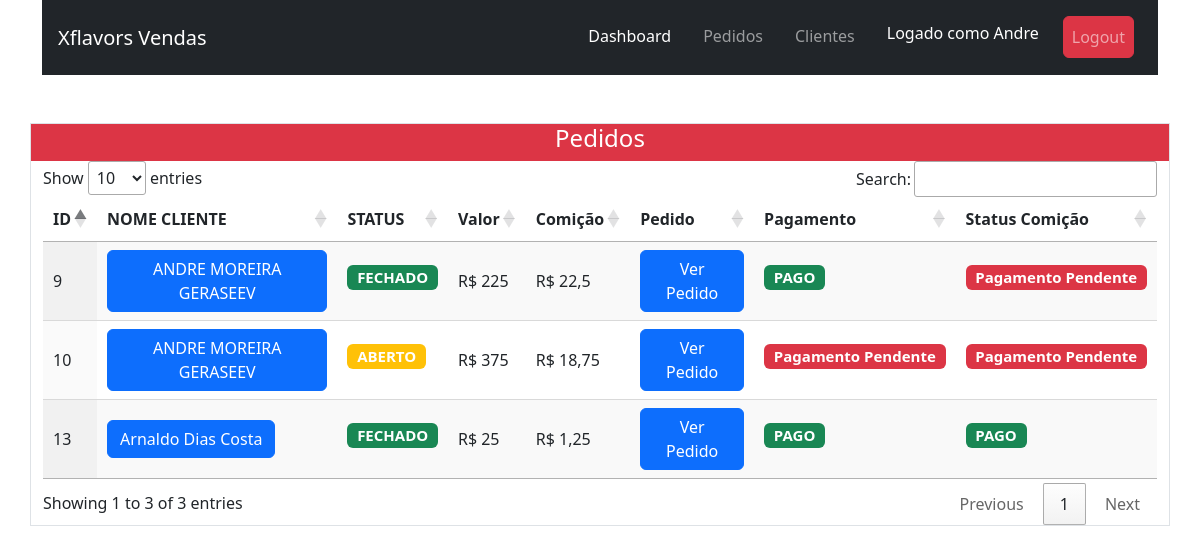
The app's page /pedidos (signed in) with its own data.
### pedidos/models.py (models this page shows, shortened)
class Pedido(models.Model):
    cliente = models.ForeignKey(Cliente, on_delete=models.CASCADE)
    vendedor = models.ForeignKey(Vendedor, on_delete=models.CASCADE)
    items = models.ManyToManyField(Item)
    created_at = models.DateTimeField(auto_now_add=True, blank=True, null=True)
    updated_at = models.DateTimeField(auto_now=True, blank=True, null=True)
    status = models.BooleanField(default=False)
    pagamento = models.BooleanField(default=False)
    primeira_compra = models.BooleanField(default=False)
    recebido = models.BooleanField(default=False)
    @property
    def valor_total(self):
        quantidade= sum([int(item.quantidade) for item in self.items.all()])
        if quantidade >=20 and quantidade  <=49:
            return 22 * quantidade
        elif quantidade >=50 and quantidade  <=99:
            return 10 * quantidade
        elif quantidade >=100 and quantidade  <=199:
            return 18 * quantidade
        elif quantidade >= 200:
            return 17 * quantidade
        else:
            return quantidade * 25
    @property
    def comicao(self):
        if self.primeira_compra == True:
            return  int(self.valor_total) * 0.10
        else:
            return int(self.valor_total) * 0.05

class Item(models.Model):
    produto = models.ForeignKey(Juice, on_delete=models.CASCADE)
    quantidade = models.PositiveIntegerField()
    created_at = models.DateTimeField(auto_now_add=True, blank=True, null=True)
    updated_at = models.DateTimeField(auto_now=True, blank=True, null=True)

### clientes/models.py (models this page shows, shortened)
class Cliente(models.Model):
    vendedor = models.ForeignKey(Vendedor, on_delete=models.CASCADE)
    nome = models.CharField(max_length=80)
    telefone = models.IntegerField(blank= True, null=True)
    email = models.EmailField(blank= True, null=True)
    cpf = models.IntegerField(blank=True, null=True)
    slug = models.SlugField(unique=True, blank=True, null=True)
    created_at = models.DateTimeField(auto_now_add=True, blank=True, null=True)
    updated_at = models.DateTimeField(auto_now=True, blank=True, null=True)

### pedidos/views.py (the view)
# urls.py: path('pedidos', todos_pedidos, name='pedidos'),
@login_required
def todos_pedidos(request):
    hoje = datetime.date.today()
    mes_atual = hoje.strftime('%m')
    clientes = Cliente.objects.filter(vendedor=request.user.id)
    pedidos = Pedido.objects.filter(vendedor=request.user.id)
    pedidos_pagos = Pedido.objects.filter(pagamento=True, vendedor=request.user.id,
                                          created_at__gte=datetime.date(2022, int(mes_atual), 1),
                                          created_at__lte=datetime.date(2022, int(mes_atual), 30))
    pedidos_comicao_nao_paga = Pedido.objects.filter(pagamento=True, vendedor=request.user.id, recebido=False)
    comicao_pendente = sum([pedido.comicao for pedido in pedidos_comicao_nao_paga])
    items = Item.objects.filter(pedido__vendedor=request.user.id, pedido__pagamento=True)
    item_p = {}
    for item in items:
        item_novo = {item.produto: item.quantidade}
        if item.produto in item_p:
            print("existe", item.produto)
            item_novo = {item.produto: item.quantidade + item_p[item.produto]}
            item_p.update(item_novo)
        else:
            item_p.update(item_novo)
    print(item_p)
    venda = sum([pedido.valor_total for pedido in pedidos_pagos])
    context = {
        'item_p': item_p,
        'comicao_pendente': comicao_pendente,
        'venda': venda,
        'pedidos_pagos': pedidos_pagos,
        'pedidos': pedidos,
        'clientes': clientes}
    return render(request=request, template_name="todos_pedidos.html", context=context)

### produtos/models.py (called while the page is built)
    def __str__(self):
        return self.nome + " " + str(self.mls) + "mls " + str(self.mg)

### templates/todos_pedidos.html
{% extends 'base.html' %}
{% load static %}
{% block content %}
{% include 'partials/_tabela_pedidos.html' %}
{% endblock %}

### templates/partials/_navbar.html (shortened to what this page needs)
<div class="container">
	<nav class="navbar navbar-expand-lg navbar-dark bg-dark p-3">
  <a class="navbar-brand" href="#">Xflavors Vendas</a>
  <div class=" collapse navbar-collapse" id="navbarNavDropdown">
    <ul class="navbar-nav ms-auto ">
      <li class="nav-item">
        <a class="nav-link mx-2 active" aria-current="page" href="/dashboard">Dashboard</a>
      </li>
      <li class="nav-item">
        <a class="nav-link mx-2" href="/pedidos">Pedidos</a>
      </li>
      <li class="nav-item">
        <a class="nav-link mx-2" href="/clientes">Clientes</a>
      </li>
        <li class="nav-item mx-2">
          <h4 class="nav-link text-white align-self-center">Logado como {{ request.user.username }}</h4>
      </li>
      <li class="nav-item mx-2">
         <a class="btn nav-link btn-danger btn align-self-center  " href="{% url 'logout' %}">Logout</a>
      </li>
    </ul>
  </div>
</div>

### templates/partials/_tabela_pedidos.html (shortened to what this page needs)
<div class="container my-5 border">
        <div class="row bg-danger"><h4 class="text-white text-center">Pedidos</h4></div>
        <table class="display" id="tabela_pedido">
            <thead>
            <tr>
                <th>ID</th>
                <th>NOME CLIENTE</th>
                <th>STATUS</th>
                <th>Valor</th>
                <th>Comição</th>
                <th>Pedido</th>
                <th>Pagamento</th>
                <th>Status Comição</th>
            </tr>
            </thead>
            <tbody>
            {% for pedido in pedidos %}
            <tr>
                <td>{{ pedido.id }}</td>
                <td><a  class="btn btn-primary" href="/pedidos/{{ pedido.cliente.id }}" role="button">{{ pedido.cliente.nome }}</a></td>
                <td>{% if pedido.status == True %}<h5><span class="badge bg-success py-auto">FECHADO</span></h5>  {% else %}<h5><span class="badge bg-warning py-auto">ABERTO</span></h5>  {% endif %}</td>
                <td>R$ {{ pedido.valor_total }}</td>
                <td>R$ {{ pedido.comicao }}</td>
                <td><a name="" id="" class="btn btn-primary py-auto" href="/pedido/{{pedido.cliente.slug}}/{{pedido.id}}"
                       role="button">Ver Pedido</a></td>
                <td>{% if pedido.pagamento == False %}<h5><span class="badge bg-danger py-auto">Pagamento Pendente</span></h5> {% else %} <h5><span class="badge bg-success py-auto">PAGO</span></h5> {% endif %}</td>
                <td>{% if pedido.recebido == False %} <h5><span class="badge bg-danger py-auto">Pagamento Pendente</span></h5> {% else %} <h5><span class="badge bg-success py-auto">PAGO</span></h5> {% endif %}</td>
            </tr>
            {% endfor %}
            </tbody>
        </table>
    </div>

### records on screen
Pedido: id "9", cliente.nome "ANDRE MOREIRA GERASEEV", status "FECHADO", valor_total "225", comicao "22,5", pagamento "PAGO", recebido "Pagamento Pendente"
Pedido: id "10", cliente.nome "ANDRE MOREIRA GERASEEV", status "ABERTO", valor_total "375", comicao "18,75", pagamento "Pagamento Pendente", recebido "Pagamento Pendente"
Pedido: id "13", cliente.nome "Arnaldo Dias Costa", status "FECHADO", valor_total "25", comicao "1,25", pagamento "PAGO", recebido "PAGO"

### other values on screen
{{ request.user.username }} "Andre"
